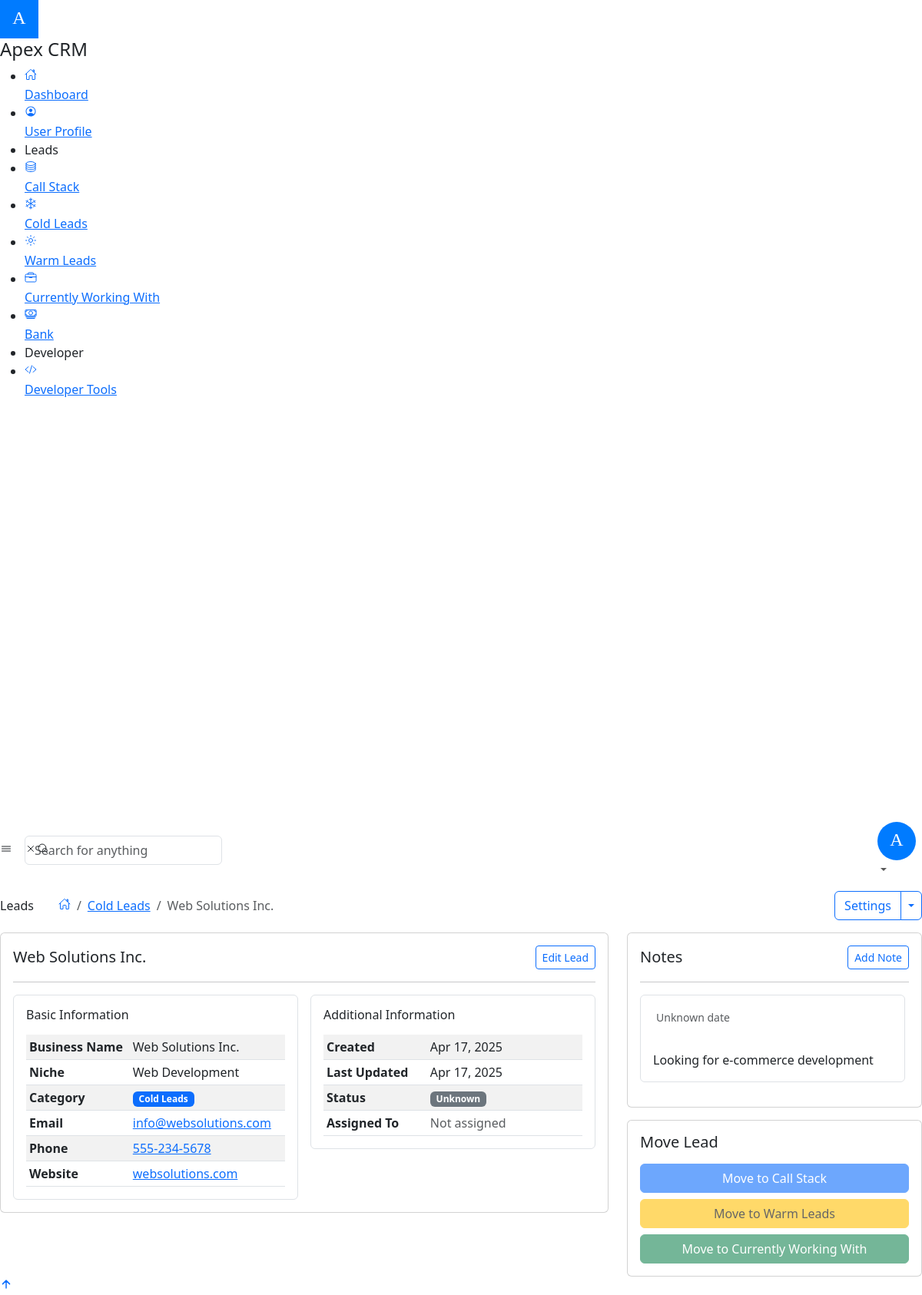
Screenshot of /lead-profile.php?id=2 (signed in) with the database file from the repository.
### tables this page shows
CREATE TABLE IF NOT EXISTS `leads` (
  `id` int(11) NOT NULL AUTO_INCREMENT,
  `business_name` varchar(255) NOT NULL,
  `niche` varchar(255) DEFAULT NULL,
  `base_url` varchar(255) DEFAULT NULL,
  `image` varchar(255) DEFAULT NULL,
  `email` varchar(255) DEFAULT NULL,
  `phone_numbers` text DEFAULT NULL,
  `business_description` text DEFAULT NULL,
  `website` varchar(255) DEFAULT NULL,
  `notes` text DEFAULT NULL,
  `status` varchar(50) DEFAULT NULL,
  `category` varchar(50) DEFAULT 'callStack',
  `assigned_to` int(11) DEFAULT NULL,
  `created_at` timestamp NOT NULL DEFAULT CURRENT_TIMESTAMP,
  `updated_at` timestamp NOT NULL DEFAULT CURRENT_TIMESTAMP ON UPDATE CURRENT_TIMESTAMP,
  PRIMARY KEY (`id`),
  KEY `assigned_to` (`assigned_to`),
  KEY `category` (`category`),
  CONSTRAINT `leads_ibfk_1` FOREIGN KEY (`assigned_to`) REFERENCES `users` (`id`) ON DELETE SET NULL
);

### lead-profile.php (the view, shortened to what this page needs)
<?php
$lead_id = intval($_GET['id']);
require_once 'functions.php';
$lead = getLeadById($lead_id);
$category_display_name = '';
switch ($lead['category']) {
    case 'coldLeads':
        $category_display_name = 'Cold Leads';
        break;
}
include 'components/header.php';
echo getHeader('Lead Profile: ' . htmlspecialchars($lead['business_name']), 'leads');
?>
<div class="page-content-wrapper">
  <div class="page-content">
    <div class="page-breadcrumb d-none d-sm-flex align-items-center mb-3">
      <div class="breadcrumb-title pe-3">Leads</div>
      <div class="ps-3">
        <nav aria-label="breadcrumb">
          <ol class="breadcrumb mb-0 p-0 align-items-center">
            <li class="breadcrumb-item"><a href="dashboard.php"><ion-icon name="home-outline"></ion-icon></a></li>
            <li class="breadcrumb-item"><a href="<?php echo strtolower(str_replace(' ', '-', $category_display_name)) . '.php'; ?>"><?php echo $category_display_name; ?></a></li>
            <li class="breadcrumb-item active" aria-current="page"><?php echo htmlspecialchars($lead['business_name']); ?></li>
          </ol>
        </nav>
      </div>
      <div class="ms-auto">
        <div class="btn-group">
          <button type="button" class="btn btn-outline-primary">Settings</button>
          <button type="button" class="btn btn-outline-primary split-bg-primary dropdown-toggle dropdown-toggle-split" data-bs-toggle="dropdown">	<span class="visually-hidden">Toggle Dropdown</span>
          </button>
        </div>
      </div>
    </div>
    <div class="row">
      <div class="col-12 col-lg-8">
        <div class="card">
          <div class="card-body">
            <div class="d-flex align-items-center">
              <div>
                <h5 class="mb-0"><?php echo htmlspecialchars($lead['business_name']); ?></h5>
              </div>
              <div class="ms-auto">
                <a href="edit-lead.php?id=<?php echo $lead_id; ?>" class="btn btn-sm btn-outline-primary">
                  <i class="bx bx-edit"></i> Edit Lead
                </a>
              </div>
            </div>
            <hr>
            <div class="row g-3">
              <div class="col-12 col-lg-6">
                <div class="card shadow-none border radius-15">
                  <div class="card-body">
                    <div class="d-flex align-items-center">
                      <div>
                        <h6 class="mb-0">Basic Information</h6>
                      </div>
                    </div>
                    <div class="table-responsive mt-3">
                      <table class="table table-striped table-hover table-sm mb-0">
                        <tbody>
                          <tr>
                            <td width="40%"><strong>Business Name</strong></td>
                            <td><?php echo htmlspecialchars($lead['business_name']); ?></td>
                          </tr>
                          <tr>
                            <td><strong>Niche</strong></td>
                            <td><?php echo htmlspecialchars($lead['niche']); ?></td>
                          </tr>
                          <tr>
                            <td><strong>Category</strong></td>
                            <td><span class="badge bg-primary"><?php echo $category_display_name; ?></span></td>
                          </tr>
                          <tr>
                            <td><strong>Email</strong></td>
                            <td>
                              <?php if (!empty($lead['email']) && $lead['email'] != 'no email'): ?>
                                <a href="mailto:<?php echo htmlspecialchars($lead['email']); ?>"><?php echo htmlspecialchars($lead['email']); ?></a>
                              <?php else: ?>
                                <span class="text-muted">No email available</span>
                              <?php endif; ?>
                            </td>
                          </tr>
                          <tr>
                            <td><strong>Phone</strong></td>
                            <td>
                              <?php if (isset($lead['phone_numbers']) && !empty($lead['phone_numbers'])): ?>
                                <?php if (is_array($lead['phone_numbers'])): ?>
                                  <?php foreach ($lead['phone_numbers'] as $phone): ?>
                                    <?php if (!empty($phone)): ?>
                                      <div><a href="tel:<?php echo htmlspecialchars($phone); ?>"><?php echo htmlspecialchars($phone); ?></a></div>
                                    <?php endif; ?>
                                  <?php endforeach; ?>
                                <?php else: ?>
                                  <a href="tel:<?php echo htmlspecialchars($lead['phone_numbers']); ?>"><?php echo htmlspecialchars($lead['phone_numbers']); ?></a>
                                <?php endif; ?>
                              <?php else: ?>
                                <span class="text-muted">No phone available</span>
                              <?php endif; ?>
                            </td>
                          </tr>
                          <tr>
                            <td><strong>Website</strong></td>
                            <td>
                              <?php if (!empty($lead['website']) && $lead['website'] != 'no website'): ?>
                                <a href="<?php echo htmlspecialchars($lead['website']); ?>" target="_blank"><?php echo htmlspecialchars($lead['website']); ?></a>
                              <?php else: ?>
                                <span class="text-muted">No website available</span>
                              <?php endif; ?>
                            </td>
                          </tr>
                        </tbody>
                      </table>
                    </div>
                  </div>
                </div>
              </div>
              <div class="col-12 col-lg-6">
                <div class="card shadow-none border radius-15">
                  <div class="card-body">
                    <div class="d-flex align-items-center">
                      <div>
                        <h6 class="mb-0">Additional Information</h6>
                      </div>
                    </div>
                    <div class="table-responsive mt-3">
                      <table class="table table-striped table-hover table-sm mb-0">
                        <tbody>
                          <tr>
                            <td width="40%"><strong>Created</strong></td>
                            <td>
                              <?php if (isset($lead['created_at'])): ?>
                                <?php echo date('M d, Y', strtotime($lead['created_at'])); ?>
                              <?php else: ?>
                                <span class="text-muted">Not available</span>
                              <?php endif; ?>
                            </td>
                          </tr>
                          <tr>
                            <td><strong>Last Updated</strong></td>
                            <td>
                              <?php if (isset($lead['updated_at'])): ?>
                                <?php echo date('M d, Y', strtotime($lead['updated_at'])); ?>
                              <?php else: ?>
                                <span class="text-muted">Not available</span>
                              <?php endif; ?>
                            </td>
                          </tr>
                          <tr>
                            <td><strong>Status</strong></td>
                            <td>
                              <?php if (isset($lead['status'])): ?>
                                <span class="badge bg-info"><?php echo htmlspecialchars($lead['status']); ?></span>
                              <?php else: ?>
                                <span class="badge bg-secondary">Unknown</span>
                              <?php endif; ?>
                            </td>
                          </tr>
                          <tr>
                            <td><strong>Assigned To</strong></td>
                            <td>
                              <?php if (isset($lead['assigned_to']) && !empty($lead['assigned_to'])): ?>
                                <?php echo htmlspecialchars(getUserName($lead['assigned_to'])); ?>
                              <?php else: ?>
                                <span class="text-muted">Not assigned</span>
                              <?php endif; ?>
                            </td>
                          </tr>
                        </tbody>
                      </table>
                    </div>
                  </div>
                </div>
              </div>
            </div>
          </div>
        </div>
      </div>
      <div class="col-12 col-lg-4">
        <div class="card">
          <div class="card-body">
            <div class="d-flex align-items-center">
              <div>
                <h5 class="mb-0">Notes</h5>
              </div>
              <div class="ms-auto">
                <button class="btn btn-sm btn-outline-primary" data-bs-toggle="modal" data-bs-target="#addNoteModal">
                  <i class="bx bx-plus"></i> Add Note
                </button>
              </div>
            </div>
            <hr>
            <div class="notes-container">
              <?php if (!empty($lead['notes']) && $lead['notes'] != 'No Notes' && $lead['notes'] != 'noValue'): ?>
                <?php
                $notes_array = preg_split('/\n\s*\n/', $lead['notes']);
                $notes_array = array_reverse($notes_array);
                foreach ($notes_array as $note):
                  if (preg_match('/^(\d{4}-\d{2}-\d{2}\s\d{2}:\d{2})\s+by\s+([^:]+):\s*(.*)$/s', $note, $matches)) {
                    $timestamp = $matches[1];
                    $username = $matches[2];
                    $content = $matches[3];
                  } else if (preg_match('/^(\d{4}-\d{2}-\d{2}\s\d{2}:\d{2}):\s*(.*)$/s', $note, $matches)) {
                    $timestamp = $matches[1];
                    $username = 'Unknown';
                    $content = $matches[2];
                  } else {
                    $timestamp = 'Unknown date';
                    $content = $note;
                  }
                ?>
                <div class="note-item card shadow-none border radius-15 mb-3">
                  <div class="card-body p-3">
                    <div class="d-flex align-items-center mb-2">
                      <div>
                        <span class="text-muted small"><?php echo htmlspecialchars($timestamp); ?></span>
                      </div>
                    </div>
                    <div class="note-content">
                      <?php echo nl2br(htmlspecialchars($content)); ?>
                    </div>
                  </div>
                </div>
                <?php endforeach; ?>
              <?php endif; ?>
            </div>
          </div>
        </div>
        <div class="card mt-3">
          <div class="card-body">
            <h5 class="card-title">Move Lead</h5>
            <div class="d-grid gap-2 mt-3">
              <?php if ($lead['category'] != 'callStack'): ?>
              <button class="btn btn-primary move-business" data-from="<?php echo $lead['category']; ?>" data-to="callStack">
                <i class="bx bx-arrow-left"></i> Move to Call Stack
              </button>
              <?php endif; ?>
              <?php if ($lead['category'] != 'warmLeads'): ?>
              <button class="btn btn-warning move-business" data-from="<?php echo $lead['category']; ?>" data-to="warmLeads">
                Move to Warm Leads
              </button>
              <?php endif; ?>
              <?php if ($lead['category'] != 'currentlyWorkingWith'): ?>
              <button class="btn btn-success move-business" data-from="<?php echo $lead['category']; ?>" data-to="currentlyWorkingWith">
                <i class="bx bx-arrow-right"></i> Move to Currently Working With
              </button>
              <?php endif; ?>
            </div>
          </div>
        </div>
      </div>
    </div>
  </div>
</div>
<a href="javaScript:;" class="back-to-top"><ion-icon name="arrow-up-outline"></ion-icon></a>
</body>
</html>

### rows the page displays
leads: category "Cold Leads", business_name "Web Solutions Inc.", niche "Web Development", email "info@websolutions.com", website "websolutions.com", created_at "Apr 17, 2025", updated_at "Apr 17, 2025", notes "Unknown date", notes "Looking for e-commerce development"

### other values shown
$phone "555-234-5678"
